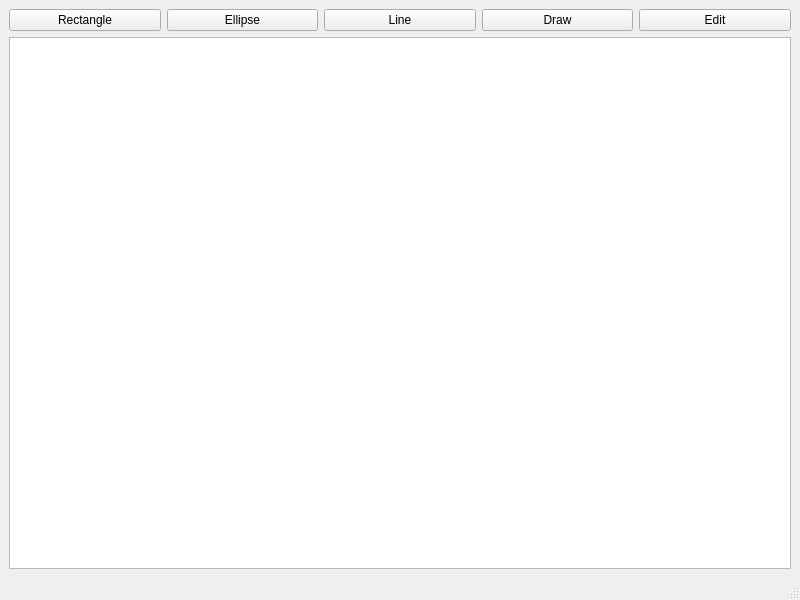
<?xml version="1.0" encoding="UTF-8"?>
<ui version="4.0">
 <class>MainPaintWindow</class>
 <widget class="QMainWindow" name="MainPaintWindow">
  <property name="geometry">
   <rect>
    <x>0</x>
    <y>0</y>
    <width>800</width>
    <height>600</height>
   </rect>
  </property>
  <property name="windowTitle">
   <string>MainPaintWindow</string>
  </property>
  <widget class="QWidget" name="centralwidget">
   <layout class="QVBoxLayout" name="verticalLayout">
    <item>
     <layout class="QHBoxLayout" name="horizontalLayout">
      <item>
       <widget class="QPushButton" name="pushButton">
        <property name="text">
         <string>Rectangle</string>
        </property>
       </widget>
      </item>
      <item>
       <widget class="QPushButton" name="pushButton_2">
        <property name="text">
         <string>Ellipse</string>
        </property>
       </widget>
      </item>
      <item>
       <widget class="QPushButton" name="pushButton_3">
        <property name="text">
         <string>Line</string>
        </property>
       </widget>
      </item>
      <item>
       <widget class="QPushButton" name="pushButton_4">
        <property name="text">
         <string>Draw</string>
        </property>
       </widget>
      </item>
      <item>
       <widget class="QPushButton" name="pushButton_5">
        <property name="text">
         <string>Edit</string>
        </property>
       </widget>
      </item>
     </layout>
    </item>
    <item>
     <widget class="QGraphicsView" name="graphicsView"/>
    </item>
   </layout>
  </widget>
  <widget class="QMenuBar" name="menubar">
   <property name="geometry">
    <rect>
     <x>0</x>
     <y>0</y>
     <width>800</width>
     <height>26</height>
    </rect>
   </property>
  </widget>
  <widget class="QStatusBar" name="statusbar"/>
 </widget>
 <tabstops>
  <tabstop>graphicsView</tabstop>
 </tabstops>
 <resources/>
 <connections/>
</ui>
